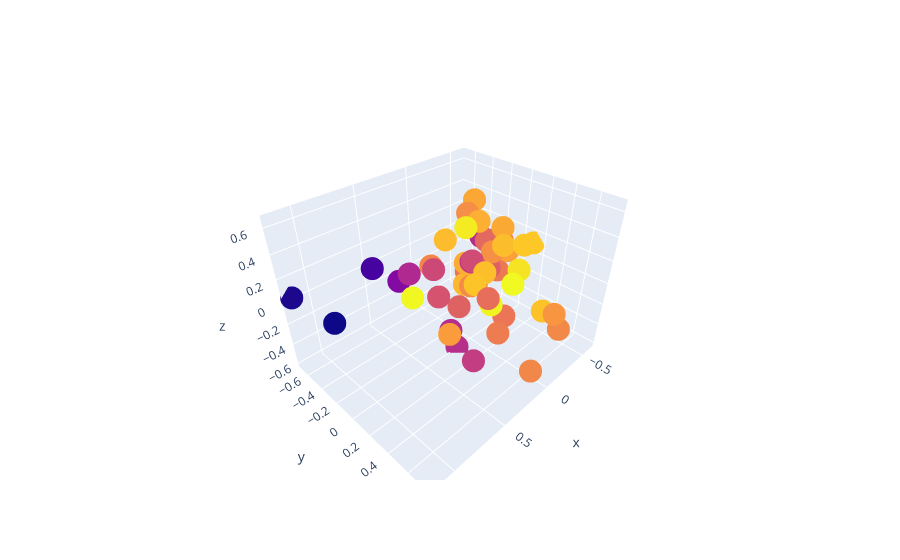

Notebook source saved alongside this figure:
### Markdown cell above
## Here's the observation for the above  top 5 results:
- dancebility:Range:0.49-->0.90+
- energy:Range:0.48-->0.90+ , in general, the enegy in not very significant but  top songs have energy more than 0.48
- loudness:more -ve loudness means more popular the song is 
- valence:Range:Not a very important criteria
- tempo:Range:can not conclude about this, need more EDA
- tempo rate:Range: fast and moderate are in top

### Code cell
feture_to_plot = ["energy", "liveness", "tempo", "valence", "loudness", "speechiness", "acousticness", "danceability", "instrumentalness"]
text1 = df_2019["artists"] + " - " + df_2019["name"]
text2 = text1.values
X = df_2019[feture_to_plot].values
y = df_2019["danceability"].values
min_maxscaler = MinMaxScaler()
X = min_maxscaler.fit_transform(X)
pca = PCA(n_components=3)
pca.fit(X)
X = pca.transform(X)

plot3d = go.Scatter3d(
    x=X[:,0],
    y=X[:,1],
    z=X[:,2],
    text=text2,
    mode="markers",
    marker=dict(
        size=8,
        color=y
    )
)

fig = go.Figure(data=[plot3d])
py.iplot(fig, filename="3d graph")

### Figure 1 — Plotly figure (JSON) as saved in the notebook; plotly's stock layout.template omitted (floating-point values rounded to 4 significant figures)
{"data": [{"marker": {"color": [0.759, 0.701, 0.755, 0.778, 0.878, 0.798, 0.829, 0.501, 0.737, 0.572, 0.687, 0.752, 0.826, 0.717, 0.842, 0.719, 0.741, 0.905, 0.907, 0.901, 0.367, 0.64, 0.825, 0.726, 0.837, 0.58, 0.579, 0.842, 0.745, 0.351, 0.834, 0.889, 0.674, 0.61, 0.817, 0.715, 0.632, 0.414, 0.807, 0.786, 0.691, 0.747, 0.599, 0.677, 0.802, 0.68, 0.795, 0.767, 0.652, 0.585], "size": 8}, "mode": "markers", "text": ["Shawn Mendes - Señorita", "Billie Eilish - bad guy", "Post Malone - Sunflower - Spider-Man: Into the Spider-Verse", "Ariana Grande - 7 rings", "Lil Nas X - Old Town Road - Remix", "Ed Sheeran - I Don't Care (with Justin Bieber)", "Post Malone - Wow.", "Lewis Capaldi - Someone You Loved", "Daddy Yankee - Con Calma", "Lady Gaga - Shallow", "Marshmello - Happier", "Halsey - Without Me", "Pedro Capó - Calma - Remix", "Ariana Grande - thank u, next", "Jonas Brothers - Sucker", "Ava Max - Sweet but Psycho", "Sam Smith - Dancing With A Stranger (with Normani)", "Billie Eilish - bury a friend", "Lil Nas X - Old Town Road", "Khalid - Talk (feat. Disclosure)", "Billie Eilish - when the party's over", "Ed Sheeran - Beautiful People (feat. Khalid)", "Tones And I - Dance Monkey", "Ariana Grande - break up with your girlfriend, i'm bored", "J. Cole - MIDDLE CHILD", "Post Malone - Goodbyes (Feat. Young Thug)", "Panic! At The Disco - High Hopes", "DJ Snake - Taki Taki (feat. Selena Gomez, Ozuna & Cardi B)", "Lil Tecca - Ransom", "Billie Eilish - lovely (with Khalid)", "Travis Scott - SICKO MODE", "Meek Mill - Going Bad (feat. Drake)", "Mabel - Don't Call Me Up", "Bad Bunny - Callaita", "Bad Bunny - MIA (feat. Drake)", "Lizzo - Truth Hurts", "benny blanco - Eastside (with Halsey & Khalid)", "Queen - Bohemian Rhapsody - 2011 Mix", "Anuel AA - Secreto", "Anuel AA - China", "Shawn Mendes - If I Can't Have You", "Sech - Otro Trago", "Lauv - i'm so tired...", "MEDUZA - Piece Of Your Heart", "Avicii - SOS (feat. Aloe Blacc)", "Post Malone - Better Now", "Lunay - Soltera - Remix", "Paulo Londra - Adan y Eva", "Alec Benjamin - Let Me Down Slowly", "Post Malone - rockstar (feat. 21 Savage)"], "type": "scatter3d", "x": [-0.3495, 0.6233, -0.2714, 0.6926, -0.3262, -0.4981, 0.07026, 0.3142, -0.5435, 0.2354, -0.452, -0.0002272, -0.4319, -0.09988, -0.6097, -0.3593, 0.181, 1.077, -0.1731, 0.08219, 1.16, 0.01317, 0.07249, -0.06688, 0.3798, 0.1355, -0.4689, -0.3149, 0.1289, 0.8862, -0.2466, -0.09434, -0.1217, 0.418, -0.009431, -0.1865, 0.3441, 0.4739, -0.2264, -0.4507, -0.3815, -0.0915, 0.006114, -0.318, -0.06853, 0.03859, -0.4085, -0.09865, 0.1483, 0.1866], "y": [-0.09879, 0.6782, -0.3168, 0.4431, 0.2029, -0.1213, 0.1818, -0.5308, -0.1548, -0.4874, -0.2559, -0.01666, -0.05049, -0.1588, 0.1206, -0.04206, -0.2786, 0.5708, 0.2662, 0.2691, -0.6922, 0.004158, -0.226, 0.2387, 0.3644, -0.102, -0.3339, 0.2366, 0.7114, -0.6561, 0.5132, -0.1688, -0.06496, 0.4088, -0.09282, 0.1952, -0.07087, -0.659, -0.1514, -0.01729, -0.1744, 0.7561, -0.01422, -0.09839, -0.143, -0.1033, -0.3691, 0.6994, -0.2311, 0.02054], "z": [0.04125, 0.4675, 0.3458, 0.1036, 0.008798, 0.2042, 0.1566, -0.1439, 0.05045, -0.08826, 0.04292, -0.09312, 0.08774, -0.06765, 0.1098, -0.117, 0.05843, 0.6511, -0.02302, -0.08468, 0.04029, 0.1549, 0.2695, -0.47, 0.2905, -0.5243, 0.04882, 0.2534, -0.4284, -0.3328, -0.19, 0.3336, -0.1522, -0.3341, -0.1188, -0.3827, 0.1926, -0.005578, 0.3475, 0.04541, 0.1104, -0.1362, 0.1359, -0.1014, 0.03554, -0.3263, 0.402, -0.03563, -0.2357, -0.5968]}], "layout": {}}
